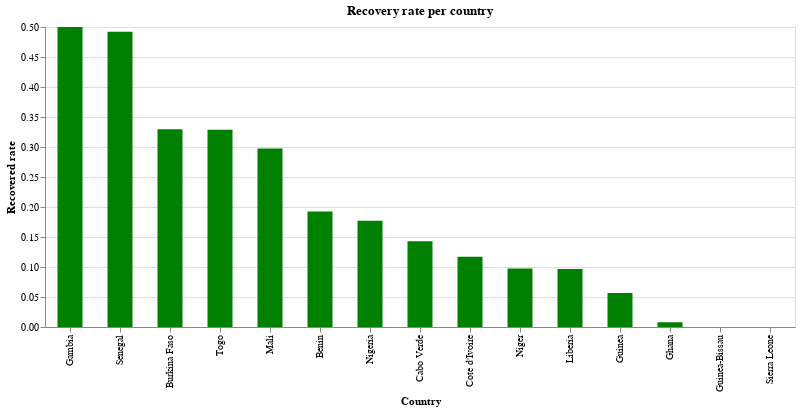

The cell this chart's notebook holds for it:
### Markdown cell above
### Recovery rate per country

### Code cell
alt.Chart(source).mark_bar(size = 25).encode(x = alt.X('Country', sort='-y'), y = 'Recovered rate', color = alt.value('green'),).properties(width = alt.Step(50), height = 300, title = 'Recovery rate per country').interactive()

### Figure 1 — Vega-Lite specification as saved in the notebook (floating-point values rounded to 4 significant figures)
{"config": {"view": {"continuousWidth": 400, "continuousHeight": 300}}, "data": {"name": "data-7f64cbb7ea43133272a087391db02cba"}, "mark": {"type": "bar", "size": 25}, "encoding": {"color": {"value": "green"}, "x": {"type": "nominal", "field": "Country", "sort": "-y"}, "y": {"type": "quantitative", "field": "Recovered rate"}}, "height": 300, "selection": {"selector004": {"type": "interval", "bind": "scales", "encodings": ["x", "y"]}}, "title": "Recovery rate per country", "width": {"step": 50}, "$schema": "https://vega.github.io/schema/vega-lite/v4.0.2.json", "datasets": {"data-7f64cbb7ea43133272a087391db02cba": [{"Country": "Cote d'Ivoire", "Lat": 7.54, "Long": -5.547, "Date": "2020-04-09T00:00:00", "Confirmed_cases": 444, "Dead": 3, "Recovered": 52, "ill people": 392, "Death rate": 0.006757, "Recovered rate": 0.1171}, {"Country": "Burkina Faso", "Lat": 12.24, "Long": -1.562, "Date": "2020-04-09T00:00:00", "Confirmed_cases": 443, "Dead": 24, "Recovered": 146, "ill people": 297, "Death rate": 0.05418, "Recovered rate": 0.3296}, {"Country": "Niger", "Lat": 17.61, "Long": 8.082, "Date": "2020-04-09T00:00:00", "Confirmed_cases": 410, "Dead": 11, "Recovered": 40, "ill people": 370, "Death rate": 0.02683, "Recovered rate": 0.09756}, {"Country": "Ghana", "Lat": 7.947, "Long": -1.023, "Date": "2020-04-09T00:00:00", "Confirmed_cases": 378, "Dead": 6, "Recovered": 3, "ill people": 375, "Death rate": 0.01587, "Recovered rate": 0.007937}, {"Country": "Nigeria", "Lat": 9.082, "Long": 8.675, "Date": "2020-04-09T00:00:00", "Confirmed_cases": 288, "Dead": 7, "Recovered": 51, "ill people": 237, "Death rate": 0.02431, "Recovered rate": 0.1771}, {"Country": "Senegal", "Lat": 14.5, "Long": -14.45, "Date": "2020-04-09T00:00:00", "Confirmed_cases": 250, "Dead": 2, "Recovered": 123, "ill people": 127, "Death rate": 0.008, "Recovered rate": 0.492}, {"Country": "Guinea", "Lat": 9.946, "Long": -9.697, "Date": "2020-04-09T00:00:00", "Confirmed_cases": 194, "Dead": 0, "Recovered": 11, "ill people": 183, "Death rate": 0.0, "Recovered rate": 0.0567}, {"Country": "Mali", "Lat": 17.57, "Long": -3.996, "Date": "2020-04-09T00:00:00", "Confirmed_cases": 74, "Dead": 7, "Recovered": 22, "ill people": 52, "Death rate": 0.09459, "Recovered rate": 0.2973}, {"Country": "Togo", "Lat": 8.62, "Long": 0.8248, "Date": "2020-04-09T00:00:00", "Confirmed_cases": 73, "Dead": 3, "Recovered": 24, "ill people": 49, "Death rate": 0.0411, "Recovered rate": 0.3288}, {"Country": "Guinea-Bissau", "Lat": 11.8, "Long": -15.18, "Date": "2020-04-09T00:00:00", "Confirmed_cases": 36, "Dead": 0, "Recovered": 0, "ill people": 36, "Death rate": 0.0, "Recovered rate": 0.0}, {"Country": "Liberia", "Lat": 6.428, "Long": -9.43, "Date": "2020-04-09T00:00:00", "Confirmed_cases": 31, "Dead": 4, "Recovered": 3, "ill people": 28, "Death rate": 0.129, "Recovered rate": 0.09677}, {"Country": "Benin", "Lat": 9.308, "Long": 2.316, "Date": "2020-04-09T00:00:00", "Confirmed_cases": 26, "Dead": 1, "Recovered": 5, "ill people": 21, "Death rate": 0.03846, "Recovered rate": 0.1923}, {"Country": "Cabo Verde", "Lat": 16.54, "Long": -23.04, "Date": "2020-04-09T00:00:00", "Confirmed_cases": 7, "Dead": 1, "Recovered": 1, "ill people": 6, "Death rate": 0.1429, "Recovered rate": 0.1429}, {"Country": "Sierra Leone", "Lat": 8.461, "Long": -11.78, "Date": "2020-04-09T00:00:00", "Confirmed_cases": 7, "Dead": 0, "Recovered": 0, "ill people": 7, "Death rate": 0.0, "Recovered rate": 0.0}, {"Country": "Gambia", "Lat": 13.44, "Long": -15.31, "Date": "2020-04-09T00:00:00", "Confirmed_cases": 4, "Dead": 1, "Recovered": 2, "ill people": 2, "Death rate": 0.25, "Recovered rate": 0.5}]}}
